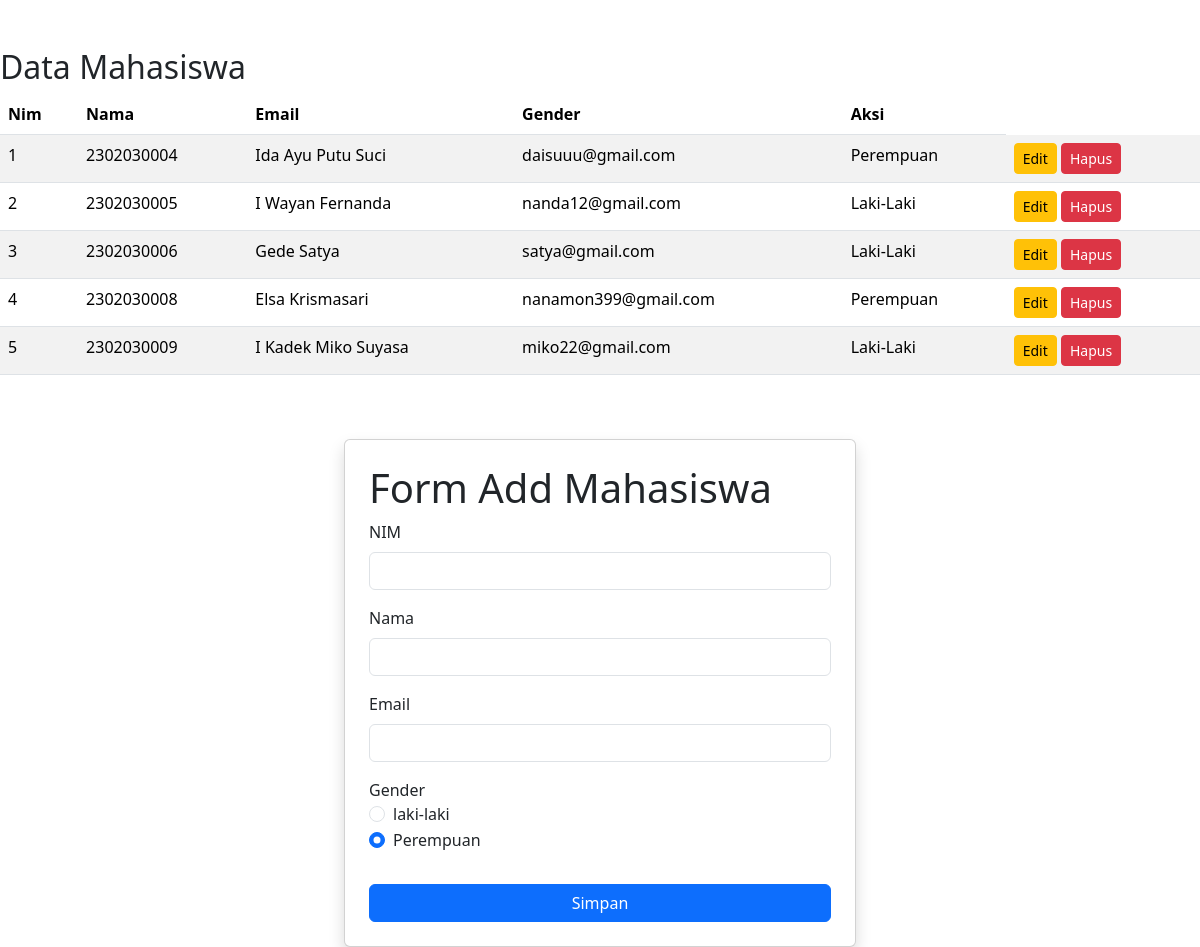
The page / on the database its author committed.
### tables this page shows
CREATE TABLE `mahasiswa` (
  `nim` char(10) NOT NULL,
  `nama` varchar(100) NOT NULL DEFAULT '',
  `email` varchar(100) NOT NULL DEFAULT '',
  `gender` enum('L','P') DEFAULT 'L'
);

### classes/Mahasiswa.php (called while the page is built, shortened)
<?php
require_once('lib/Database.php');
class Mahasiswa{
    public $db ;
    function __construct(){
        $this->db = new Database();
    }
    function show(){
        $query = "SELECT * FROM mahasiswa";
        return $this->db->select($query);
    }
}

### lib/Database.php (called while the page is built, shortened)
<?php
class Database{
    public $host = HOST;
    public $user = USER;
    public $pass = PASSWORD;
    public $db = DATABASE;
    public $conn;
    function dbconnect(){
        $this->conn = mysqli_connect($this->host, $this->user, $this->pass, $this->db);
        }
    function select($query){
        $data =[];
        $hasil = mysqli_query($this->conn, $query);
        while($baris = mysqli_fetch_assoc($hasil)){
            $data[]= $baris;
        }
        return $data;
    }
}

### index.php (the view, shortened to what this page needs)
<?php
  require_once('classes/Mahasiswa.php');
   $mhs = new Mahasiswa();
?>
<!doctype html>
<html lang="en">
  <head>
    <link href="https://cdn.jsdelivr.net/npm/bootstrap@5.3.3/dist/css/bootstrap.min.css" rel="stylesheet">
  </head>
  <body>
  <div class="mt-5">
            <h2>Data Mahasiswa</h2>
            <table class="table table-striped">
                <thead>
                    <tr>
                        <th scope="col">Nim</th>
                        <th scope="col">Nama</th>
                        <th scope="col">Email</th>
                        <th scope="col">Gender</th>
                        <th scope="col">Aksi</th>
                    </tr>
                </thead>
                <tbody>
                    <?php
                    $data = $mhs->show();
                    foreach ($data as $key=>$row): ?>
                    <tr>
                        <td><?= ++$key ?></td>
                        <td><?= $row['nim'] ?></td>
                        <td><?= $row['nama'] ?></td>
                        <td><?= $row['email'] ?></td>
                        <td><?= $row['gender'] === 'L' ? 'Laki-Laki' : 'Perempuan' ?></td>
                        <td>
                            <a href="edit.php?nim=<?=$row['nim'] ?>" class="btn btn-warning btn-sm">Edit</a>
                            <a href="delete.php?nim=<?=$row['nim'] ?>" class="btn btn-danger btn-sm"
                                onclick="return confirm('Yakin ingin menghapus data ini?')">Hapus</a>
                        </td>
                    </tr>
                    <?php endforeach; ?>
                </tbody>
            </table>
        </div>
  <div class="container pt-5">
    <div class="card  p-4 mx-auto shadow" style="width: 32rem;">
      <h1>Form Add Mahasiswa</h1>
      <form action="" method="post">
        <div class="mb-3">
          <label for="nim" class="form-label">NIM</label>
          <input type="text" class="form-control" name="nim" id="nim" >
        </div>
        <div class="mb-3">
          <label for="nama" class="form-label">Nama</label>
          <input type="text" class="form-control" name="nama" id="nama" >
        </div>
        <div class="mb-3">
          <label for="email" class="form-label">Email</label>
          <input type="email" class="form-control" name="email" id="email" >
        </div>
        <div class="mb-3">
          <div>Gender</div>
          <div class="form-check">
            <input class="form-check-input" type="radio" value="L" name="gender" id="laki">
            <label class="form-check-label" for="laki">
              laki-laki
            </label>
          </div>
          <div class="form-check">
            <input class="form-check-input" type="radio" value="P" name="gender" id="perempuan" checked>
            <label class="form-check-label" for="perempuan">
              Perempuan
            </label>
          </div>
        </div>
        <button type="submit" class="btn btn-primary mt-3 w-100">Simpan</button>
      </form>
    </div>
    </div>
  </body>
</html>

### rows shown on the page
mahasiswa: nim "2302030004", nama "Ida Ayu Putu Suci", email "daisuuu@gmail.com", gender "Perempuan"
mahasiswa: nim "2302030005", nama "I Wayan Fernanda", email "nanda12@gmail.com", gender "Laki-Laki"
mahasiswa: nim "2302030006", nama "Gede Satya", email "satya@gmail.com", gender "Laki-Laki"
mahasiswa: nim "2302030008", nama "Elsa Krismasari", email "nanamon399@gmail.com", gender "Perempuan"
mahasiswa: nim "2302030009", nama "I Kadek Miko Suyasa", email "miko22@gmail.com", gender "Laki-Laki"
